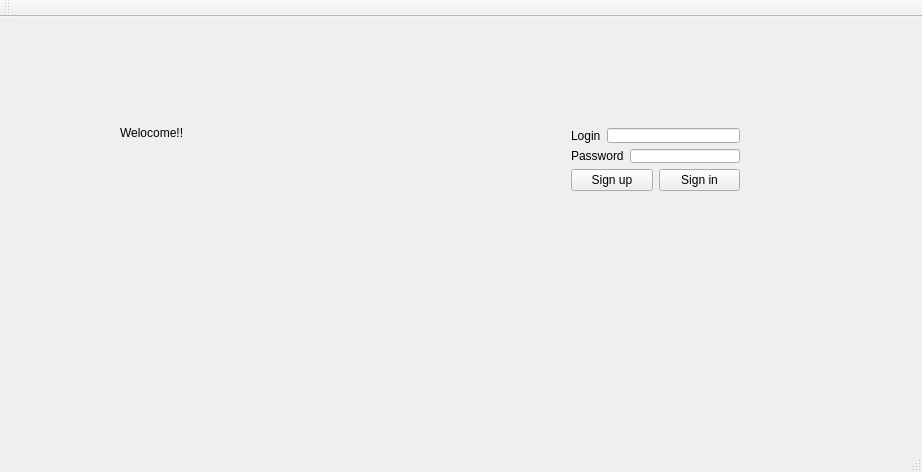
<?xml version="1.0" encoding="UTF-8"?>
<ui version="4.0">
 <class>MainWindow</class>
 <widget class="QMainWindow" name="MainWindow">
  <property name="geometry">
   <rect>
    <x>0</x>
    <y>0</y>
    <width>922</width>
    <height>472</height>
   </rect>
  </property>
  <property name="windowTitle">
   <string>MainWindow</string>
  </property>
  <widget class="QWidget" name="centralWidget">
   <widget class="QLabel" name="label">
    <property name="geometry">
     <rect>
      <x>120</x>
      <y>70</y>
      <width>181</width>
      <height>91</height>
     </rect>
    </property>
    <property name="text">
     <string>Welocome!!</string>
    </property>
   </widget>
   <widget class="QWidget" name="layoutWidget">
    <property name="geometry">
     <rect>
      <x>560</x>
      <y>100</y>
      <width>191</width>
      <height>85</height>
     </rect>
    </property>
    <layout class="QVBoxLayout" name="verticalLayout">
     <item>
      <layout class="QVBoxLayout" name="verticalLayout_3">
       <item>
        <layout class="QHBoxLayout" name="horizontalLayout_3">
         <item>
          <widget class="QLabel" name="Login_label_2">
           <property name="text">
            <string>Login</string>
           </property>
          </widget>
         </item>
         <item>
          <widget class="QLineEdit" name="login"/>
         </item>
        </layout>
       </item>
       <item>
        <layout class="QHBoxLayout" name="horizontalLayout_2">
         <item>
          <widget class="QLabel" name="password_label_2">
           <property name="text">
            <string>Password</string>
           </property>
          </widget>
         </item>
         <item>
          <widget class="QLineEdit" name="pass"/>
         </item>
        </layout>
       </item>
      </layout>
     </item>
     <item>
      <layout class="QHBoxLayout" name="horizontalLayout">
       <item>
        <widget class="QPushButton" name="Sign_up">
         <property name="text">
          <string>Sign up</string>
         </property>
        </widget>
       </item>
       <item>
        <widget class="QPushButton" name="Sign_in">
         <property name="text">
          <string>Sign in</string>
         </property>
        </widget>
       </item>
      </layout>
     </item>
    </layout>
   </widget>
  </widget>
  <widget class="QMenuBar" name="menuBar">
   <property name="geometry">
    <rect>
     <x>0</x>
     <y>0</y>
     <width>922</width>
     <height>21</height>
    </rect>
   </property>
  </widget>
  <widget class="QToolBar" name="mainToolBar">
   <attribute name="toolBarArea">
    <enum>TopToolBarArea</enum>
   </attribute>
   <attribute name="toolBarBreak">
    <bool>false</bool>
   </attribute>
  </widget>
  <widget class="QStatusBar" name="statusBar"/>
 </widget>
 <layoutdefault spacing="6" margin="11"/>
 <resources/>
 <connections/>
 <slots>
  <signal>signal1()</signal>
  <slot>slot1()</slot>
  <slot>slot2()</slot>
 </slots>
</ui>
